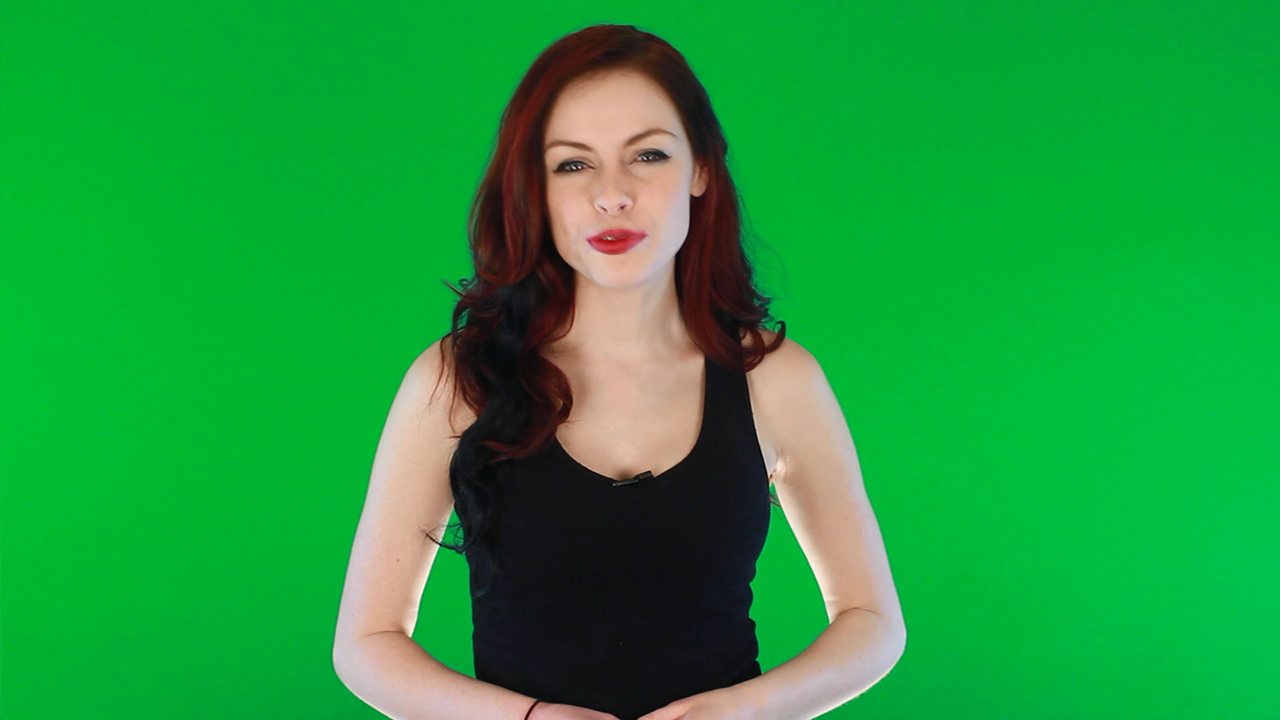
//> input picture capter7/ex7.4.5/ex7.4.5/girl.bmp, 1280 x 720 px
$ ./main   (built with g++ and OpenCV 4)
//> lines starting //> are read from the running program, lines starting //| are printed output that depends on the picture
#include "opencv2/opencv.hpp"
#include "opencv2/highgui/highgui.hpp"
#include "opencv2/imgproc/imgproc.hpp"
#include "opencv2/core/core.hpp"

using namespace std;
using namespace cv;

#define WINDOW_NAME1 "src"
#define WINDOW_NAME2 "warp"
#define WINDOW_NAME3 "warp & rotate"

//测试仿射变换

int main()
{
	Point2f srcTriangle[3];
	Point2f dstTriangle[3];

	Mat rotMat(2, 3, CV_32FC1);
	Mat warpMat(2, 3, CV_32FC1);
	Mat srcImage, dstImage_warp, dstImage_warp_rotate;

	srcImage = imread("girl.bmp", 1);
//> srcImage is the input picture: 720 rows x 1280 cols, CV_8UC3; mean B, G, R 61.1, 155, 30.5

	dstImage_warp = Mat::zeros(srcImage.rows, srcImage.cols,
		srcImage.type());

	srcTriangle[0] = Point2f(0, 0);
	srcTriangle[1] = Point2f(static_cast<float>(srcImage.cols -1),
		0);
	srcTriangle[2] = Point2f(0, static_cast<float>(srcImage.rows - 1));

	dstTriangle[0] = Point2f(static_cast<float>(srcImage.cols * 0.0),
		static_cast<float>(srcImage.rows * 0.33));

	dstTriangle[1] = Point2f(static_cast<float>(srcImage.cols * 0.65),
		static_cast<float>(srcImage.rows * 0.35));

	dstTriangle[2] = Point2f(static_cast<float>(srcImage.cols * 0.15),
		static_cast<float>(srcImage.rows * 0.6));

	//已知原图像3个点和对应的目标图像3个点，求对应关系
	warpMat = getAffineTransform(srcTriangle, dstTriangle);

	//利用变换关系求得整个图片的仿射变换
	warpAffine(srcImage, dstImage_warp, warpMat, dstImage_warp.size());
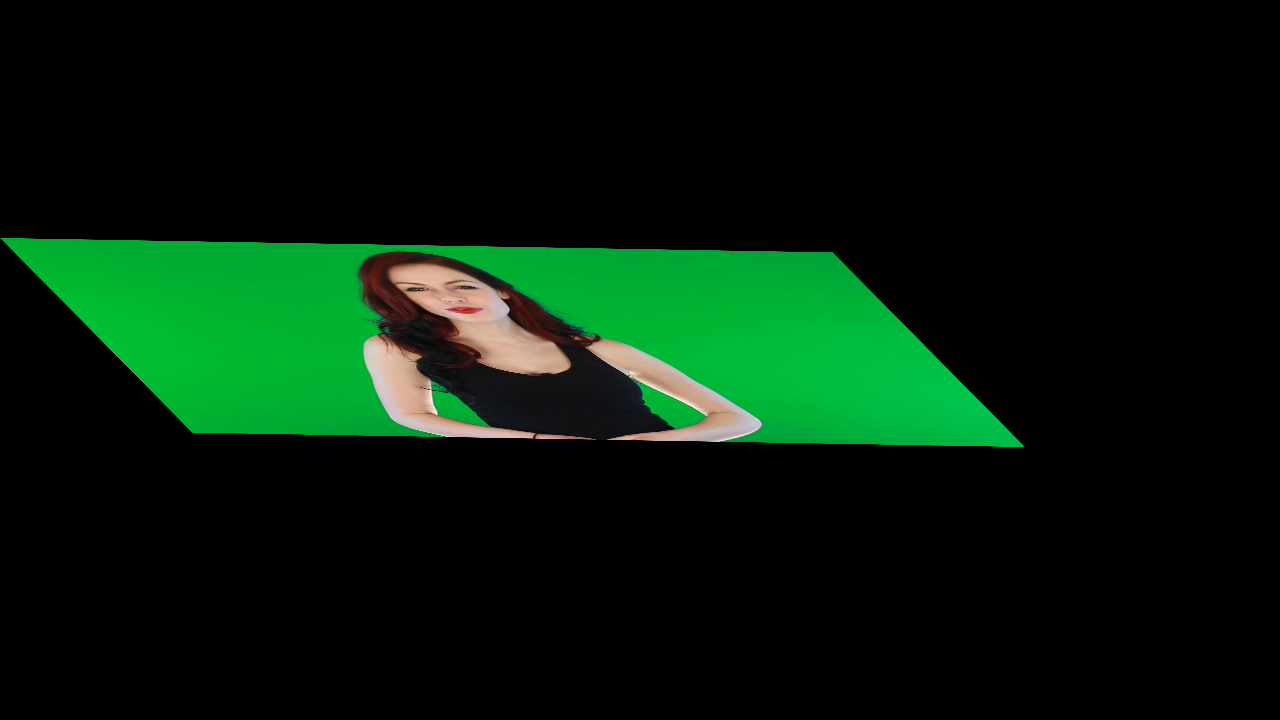
//> dstImage_warp: 720 rows x 1280 cols, CV_8UC3; mean B, G, R 10.6, 26.8, 5.3

	Point center = Point(dstImage_warp.cols/2, dstImage_warp.rows/2);
//> center = Point(640, 360)
	double angle = -30.0;
	double scale = 0.8;

	//计算图像绕着某一点旋转的矩阵
	rotMat = getRotationMatrix2D(center, angle, scale);

	//旋转处理
	warpAffine(dstImage_warp, dstImage_warp_rotate, rotMat,
		dstImage_warp.size());
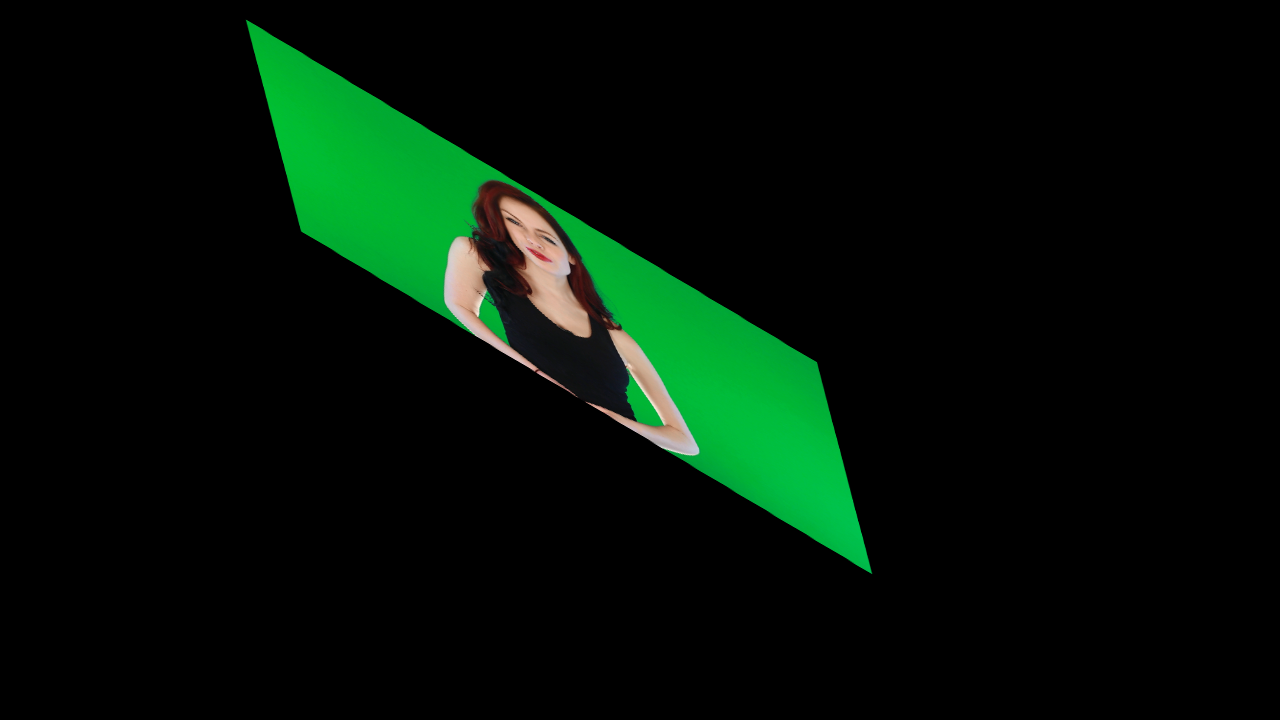
//> dstImage_warp_rotate: 720 rows x 1280 cols, CV_8UC3; mean B, G, R 6.8, 17.2, 3.4

	imshow(WINDOW_NAME1, srcImage);					//源图像
	imshow(WINDOW_NAME2, dstImage_warp);			//仿射图像
	imshow(WINDOW_NAME3, dstImage_warp_rotate);		//仿射后旋转

	waitKey(0);
	return 0;
}
